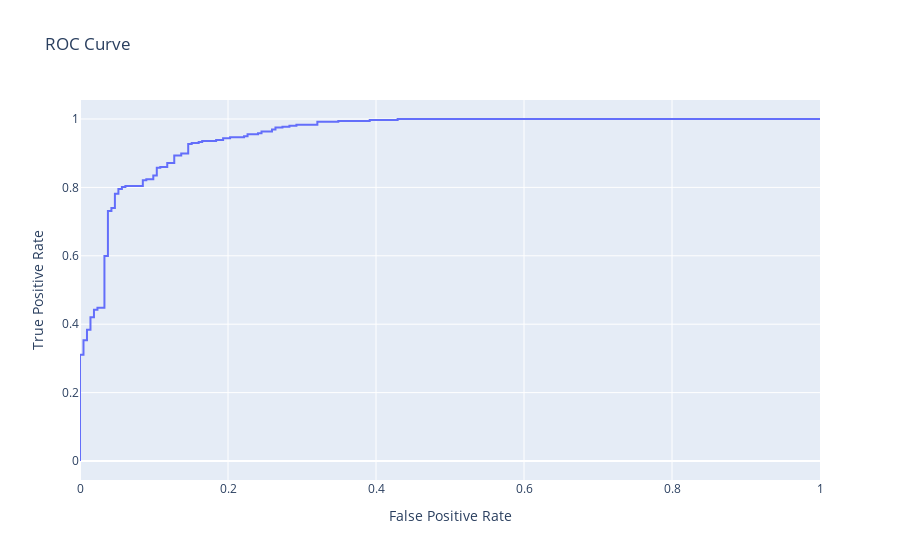

The cell this chart's notebook holds for it:
### Code cell
import plotly.graph_objects as go
from sklearn.linear_model import LogisticRegression
from sklearn.metrics import roc_curve, auc
import numpy as np

def plot_roc_curve(X, y, threshold):
    fig = go.Figure()

    model = LogisticRegression()
    model.fit(X, y > threshold)
    y_pred_prob = model.predict_proba(X)[:, 1]
    fpr, tpr, _ = roc_curve(y, y_pred_prob)
    auc_value = auc(fpr, tpr)

    trace = go.Scatter(x=fpr, y=tpr, mode='lines',
                       name=f'Threshold={threshold:.1f}, AUC={auc_value:.2f}')

    fig.add_trace(trace)

    fig.update_layout(title='ROC Curve',
                      xaxis=dict(title='False Positive Rate'),
                      yaxis=dict(title='True Positive Rate'))

    fig.show()

# Set your data X and y here
# X = ...
# y = ...

# Set the threshold value
threshold_value = 0.5

# Plot ROC curve with the specified threshold
plot_roc_curve(X, y, threshold_value)

### Figure 1 — Plotly figure (JSON) as saved in the notebook; plotly's stock layout.template omitted (floating-point values rounded to 4 significant figures)
{"data": [{"mode": "lines", "name": "Threshold=0.5, AUC=0.95", "type": "scatter", "x": [0, 0, 0, 0.004717, 0.004717, 0.009434, 0.009434, 0.01415, 0.01415, 0.01887, 0.01887, 0.02358, 0.02358, 0.03302, 0.03302, 0.03774, 0.03774, 0.04245, 0.04245, 0.04717, 0.04717, 0.05189, 0.05189, 0.0566, 0.0566, 0.06132, 0.06132, 0.08491, 0.08491, 0.08962, 0.08962, 0.09906, 0.09906, 0.1038, 0.1038, 0.1085, 0.1085, 0.1179, 0.1179, 0.1274, 0.1274, 0.1368, 0.1368, 0.1462, 0.1462, 0.1509, 0.1509, 0.1604, 0.1604, 0.1651, 0.1651, 0.184, 0.184, 0.1934, 0.1934, 0.2028, 0.2028, 0.2217, 0.2217, 0.2264, 0.2264, 0.2406, 0.2406, 0.2453, 0.2453, 0.2594, 0.2594, 0.2642, 0.2642, 0.2736, 0.2736, 0.283, 0.283, 0.2925, 0.2925, 0.3208, 0.3208, 0.3491, 0.3491, 0.3915, 0.3915, 0.4292, 0.4292, 1], "y": [0, 0.002801, 0.3109, 0.3109, 0.3529, 0.3529, 0.3838, 0.3838, 0.4202, 0.4202, 0.4426, 0.4426, 0.4482, 0.4482, 0.5994, 0.5994, 0.7311, 0.7311, 0.7395, 0.7395, 0.7815, 0.7815, 0.7955, 0.7955, 0.8011, 0.8011, 0.8039, 0.8039, 0.8207, 0.8207, 0.8235, 0.8235, 0.8347, 0.8347, 0.8571, 0.8571, 0.8599, 0.8599, 0.8711, 0.8711, 0.8936, 0.8936, 0.8992, 0.8992, 0.9272, 0.9272, 0.93, 0.93, 0.9328, 0.9328, 0.9356, 0.9356, 0.9384, 0.9384, 0.944, 0.944, 0.9468, 0.9468, 0.9496, 0.9496, 0.9552, 0.9552, 0.958, 0.958, 0.9636, 0.9636, 0.9692, 0.9692, 0.9748, 0.9748, 0.9776, 0.9776, 0.9804, 0.9804, 0.9832, 0.9832, 0.9916, 0.9916, 0.9944, 0.9944, 0.9972, 0.9972, 1, 1]}], "layout": {"title": {"text": "ROC Curve"}, "xaxis": {"title": {"text": "False Positive Rate"}}, "yaxis": {"title": {"text": "True Positive Rate"}}}}
